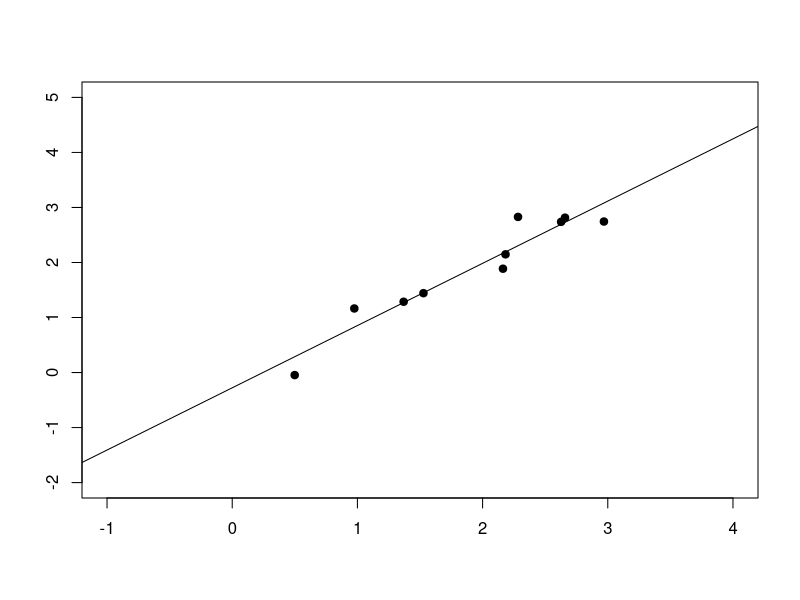
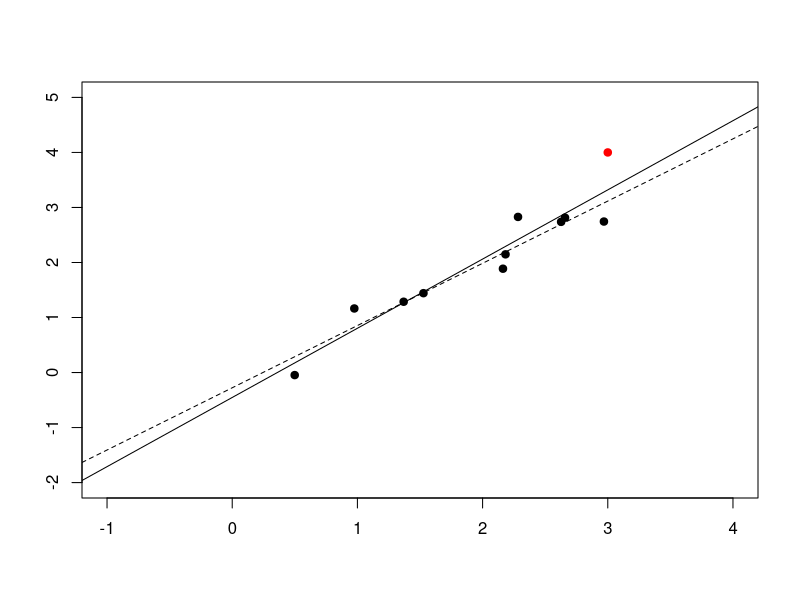
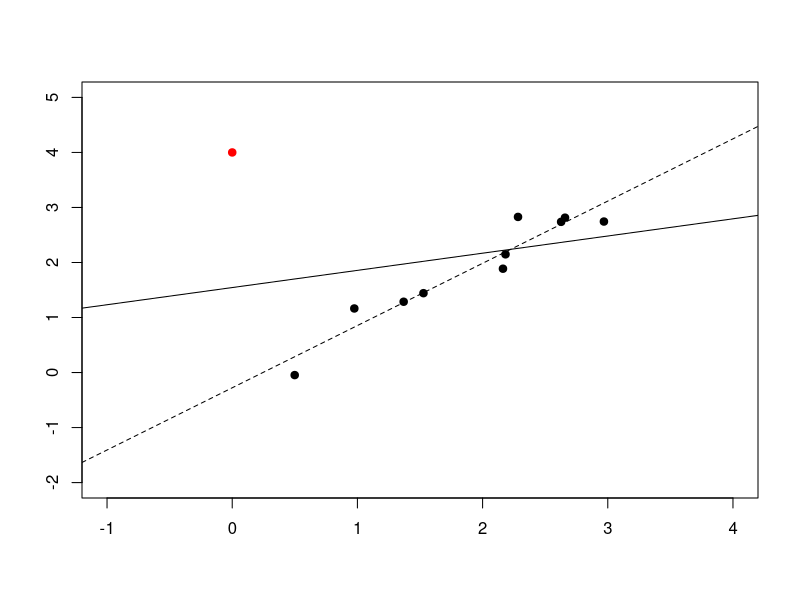
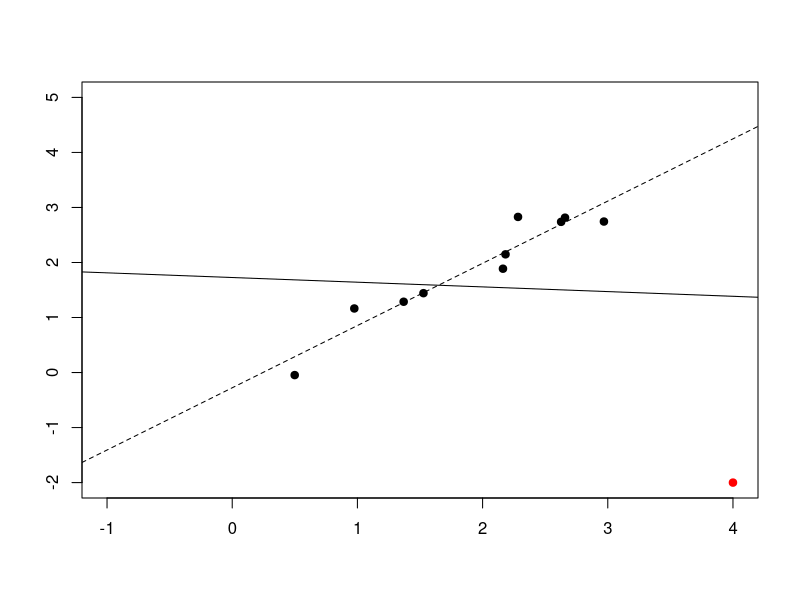
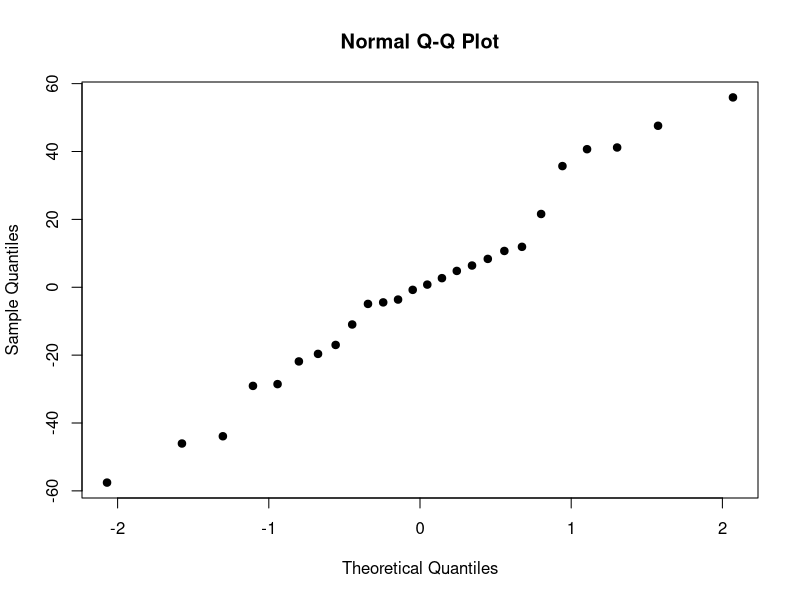
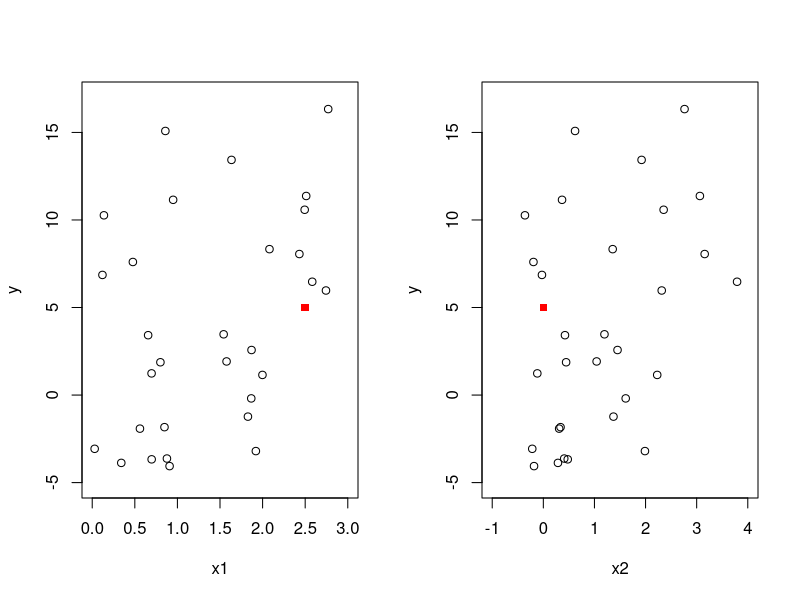
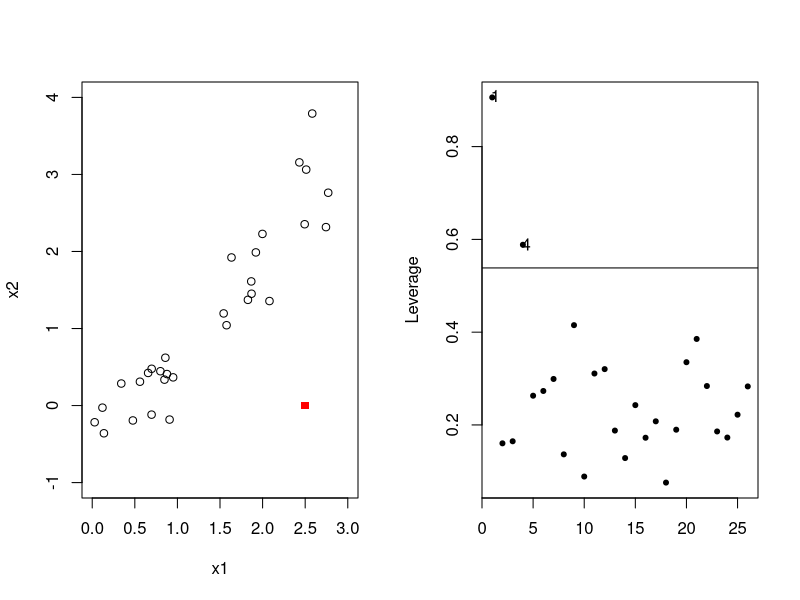
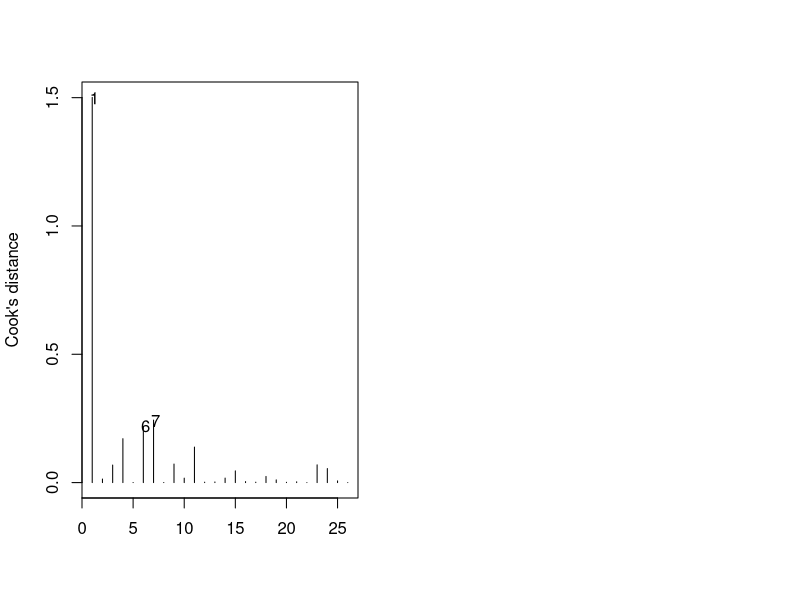

Here is the R script that generated these plots, in order:
## ---- chunk 1
CWD <- read.table("./datasets/01-linear-regression/christ.csv", header = T, sep = ",", dec = ".")
attach(CWD)

model <- lm(CWD.BASA ~ RIP.DENS)
model3 <- lm(I(log(CWD.BASA)) ~ RIP.DENS + I(RIP.DENS^2))
summary(model)
confint(model)

needles <- read.table("./datasets/01-linear-regression/needles.txt", header = T, sep = "\t", dec = ".")
attach(needles)
model_l5 <- lm(length ~ nitrogen * phosphor + potassium 
               + phosphor * residu)

library(car)

body.fat <- read.table("./datasets/01-linear-regression/bodyfatNKNW.txt", header = T, dec = ".")
attach(body.fat)

birnh <- read.table("./datasets/01-linear-regression/birnh.txt", header = T, sep = "\t", dec = ".")
attach(birnh)
## ---- chunk 2
#| out-width: 4in
#| out-height: 3.5in
#| fig-width: 6
#| fig-height: 4.5
#| fig-align: center

set.seed(12345)  
n <- 10
X <- sort(3*runif(n))
Y <- X + 0.3*rnorm(n)

plot_data_outliers <- function(outlier = NULL) {
  X_outliers <- c(X, outlier[1])
  Y_outliers <- c(Y, outlier[2])
  
  m_regular <- lm(Y ~ X)
  m_outliers <- lm(Y_outliers ~ X_outliers)
  
  plot(X, Y, xlim = c(-1, 4), ylim = c(-2, 5), pch = 19,
       xlab = "", ylab = "")
  if (!is.null(outlier)) {
    # Draw the outlier
    points(outlier[1], outlier[2], pch = 19, col = "red")
    # Draw the regression line without the outlier
    abline(m_regular, lty = "dashed")
  }
  abline(m_outliers)
}

plot_data_outliers()
## ---- chunk 3
#| out-width: 4in
#| out-height: 3.5in
#| fig-width: 6
#| fig-height: 4.5
#| fig-align: center

plot_data_outliers(c(3, 4))
## ---- chunk 4
#| out-width: 4in
#| out-height: 3.5in
#| fig-width: 6
#| fig-height: 4.5
#| fig-align: center

plot_data_outliers(c(0, 4))
## ---- chunk 5
#| out-width: 4in
#| out-height: 3.5in
#| fig-width: 6
#| fig-height: 4.5
#| fig-align: center

plot_data_outliers(c(4, -2))
## ---- chunk 6
#| out-width: 4in
#| out-height: 3.5in
#| fig-width: 6
#| fig-height: 4.5
#| fig-align: center

qqnorm(model_l5$resid, pch = 19)
## ---- chunk 7
#| out-width: 4in
#| out-height: 3.5in
#| fig-width: 6
#| fig-height: 4.5
#| fig-align: center

set.seed(1234)
n <- 30
x1 <- 3*runif(n)
x2 <- x1 + 0.5*rnorm(n)
y <- 2*x1 + x2 + 5*rnorm(n)

x1_outlier <- 2.5
x2_outlier <- 0
y_outlier <- 5

range <- function(...) {
  c(floor(min(...)), ceiling(max(...)))
}

x1_lim <- range(x1, x1_outlier)
x2_lim <- range(x2, x2_outlier)
y_lim <- range(y, y_outlier)

par(cex = 1.5, mfrow=c(1, 2))
plot(x1, y, xlim = x1_lim, ylim = y_lim)
points(x1_outlier, y_outlier, pch = 15, col = "red")
plot(x2, y, xlim = x2_lim, ylim = y_lim)
points(x2_outlier, y_outlier, pch = 15, col = "red")
## ---- chunk 8
#| out-width: 4in
#| out-height: 3.5in
#| fig-width: 6
#| fig-height: 4.5
#| fig-align: center

plot(x1, x2, xlim = x1_lim, ylim = x2_lim)
points(x1_outlier, x2_outlier, pch = 15, col = "red")
## ---- chunk 9
p=7
n=26
lev5 <- hatvalues(model_l5)
cutoff <- 2*p/n
plot(lev5, pch = 20, xlab = "", ylab = "Leverage")
abline(h=cutoff)
text(1.3, 0.91, 1)
text(4.3, 0.59, 4)
## ---- chunk 10
cd5 <- cooks.distance(model_l5)
plot(cd5, type = "h", ylab = "Cook's distance", xlab = "")
text(1.2, 1.5, 1)
text(6.2, 0.22, 6)
text(7.2, 0.24, 7)
## ---- chunk 11
par(mfrow=c(2,2))
plot(model_l5)
## ---- chunk 12
dfb5 <- dfbetas(model_l5)[1,]
plot(dfb5, pch = 20, ylab = "DFBETAS for observation 1", xlab = "Parameter number")
## ---- chunk 13
inter5 <- phosphor * residu
par(mfrow=c(1,2))
hist(inter5, xlab = "phosphor * residual ash", main = "Histogram of phosphor * residu")
qqnorm(inter5)
## ---- chunk 14
nitrogen2 <- nitrogen[-1]
phosphor2 <- phosphor[-1]
potassium2 <- potassium[-1]
residu2 <- residu[-1]
length2 <- length[-1]
model_l6 <- lm(length2 ~ nitrogen2 *  phosphor2 + potassium2 
               + phosphor2 * residu2)
## ---- chunk 15
summary(model_l6)$coefficients
## ---- chunk 16
model_l7 <- lm(length ~ nitrogen *  phosphor + potassium 
               + residu)
## ---- chunk 17
summary(model_l7)$coefficients
## ---- chunk 18
model_l8 <- lm(length ~ nitrogen *  phosphor + potassium)
## ---- chunk 19
summary(model_l8)$coefficients
## ---- chunk 20
p2=5
lev8 <- hatvalues(model_l8)
cutoff2 <- 2*p2/n
par(mfrow=c(1,2))
plot(lev5, pch = 20, xlab = "", ylab = "Leverage")
abline(h=cutoff)
text(1.5, 0.91, 1)
text(4.5, 0.59, 4)
plot(lev8, pch = 20, xlab = "", ylab = "Leverage", ylim = c(0.0,0.9))
abline(h=cutoff2)
text(4.5, 0.59, 4)
## ---- chunk 21
cd8 <- cooks.distance(model_l8)
plot(cd8, type = "h", ylab = "Cook's distance", xlab = "")
text(4.2, 0.12, 4)
text(6.2, 0.17, 6)
text(7.2, 0.37, 7)
## ---- chunk 22
par(mfrow=c(2,2))
plot(model_l8)
